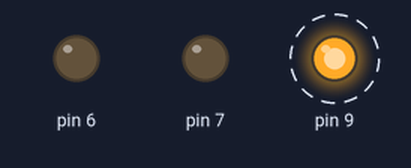
Simulated run of this sketch. Board: Arduino Uno, built with avr-gcc and run on an emulated ATmega328P. Shown: output pins drawn as LEDs (lit = HIGH). Dashed ring = blinking.

Above: at 0.5 s.
Timing chart, 0 to 4.6 s (numbered marks = the images above):
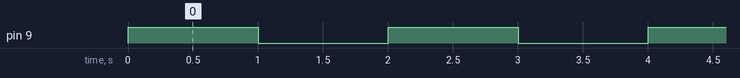

The sketch:

super_albar1.ino
```cpp
// C++ code
//
void setup()
{
  pinMode(9, OUTPUT);
  pinMode(7, OUTPUT);
  pinMode(6, OUTPUT);
}

void loop()
{
  digitalWrite(9, HIGH);
  delay(1000); // Aguarde 1000 millisecond(s) ligado
  digitalWrite(9, LOW);
  delay(1000); // Aguarde 1000 millisecond(s) desligado
}
```

Measured:
- by itself, pin 9: alternates HIGH for 1.0 s and LOW for 1.0 s
